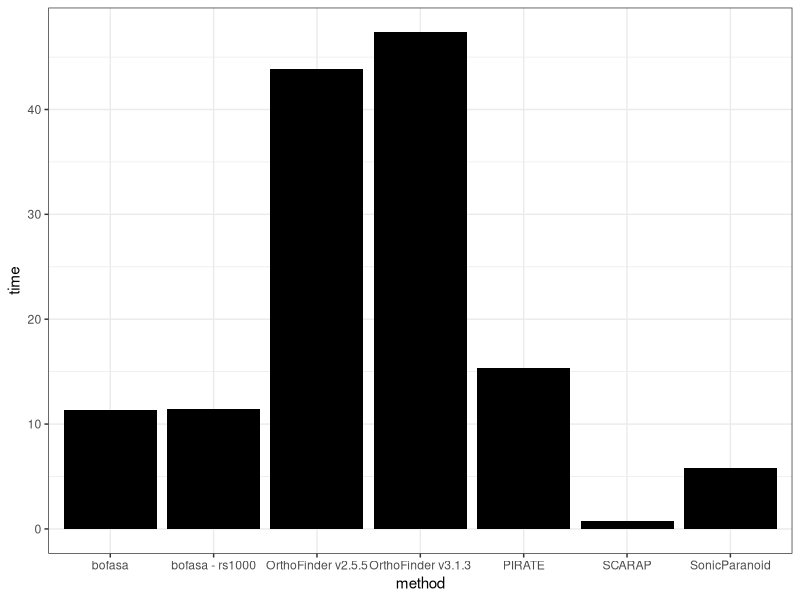
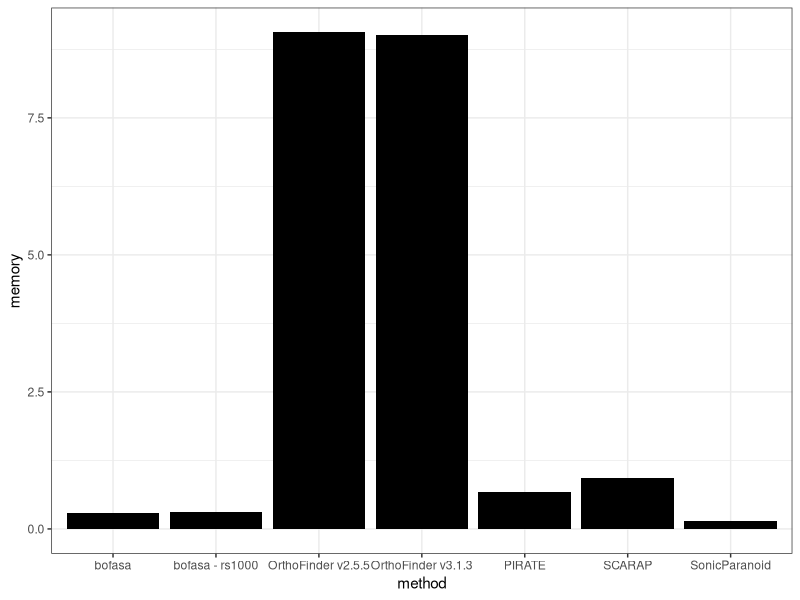

Write R code to recreate these figures, in order.
library(ggplot2)

dat <- read.table("Timing_and_Resources.txt", header=T, sep='\t')

pdf("Timing.pdf", height=5, width=10)
ggplot(dat, aes(x=method, y=time)) + geom_bar(stat='identity', fill='black') + theme_bw()
dev.off()

pdf("Memory.pdf", height=5, width=10)
ggplot(dat, aes(x=method, y=memory)) + geom_bar(stat='identity', fill='black') + theme_bw()
dev.off()
